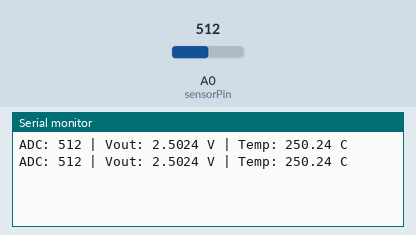
Recording of a sketch running on a simulated Arduino Uno, built with avr-gcc and run on an emulated ATmega328P. Shown: the last lines printed to the serial monitor. The test bench sets the inputs (shaded band); at power-on: A0 (sensorPin) = 512.

Above: at 1.8 s.
1.9 s: A0 (sensorPin) set to 716
At 2.5 s:
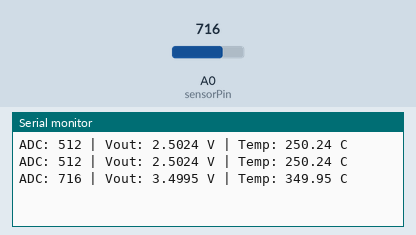
3.4 s: A0 (sensorPin) set to 900
At 4.8 s:
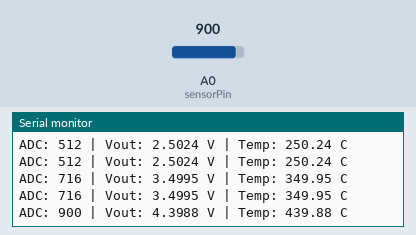
Timing chart, 0 to 6.4 s (numbered marks = the images above; inputs shaded):
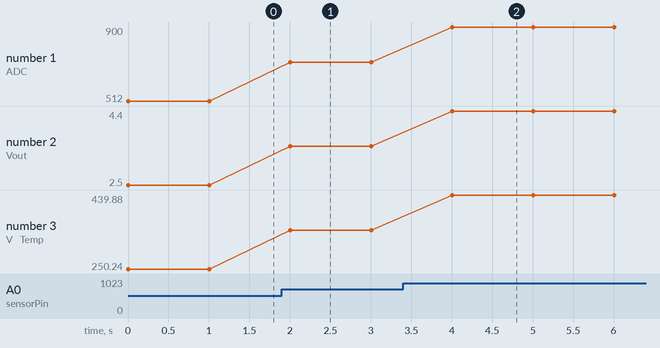

The sketch:

sensor_temperatura_lm35.ino
```cpp
const int sensorPin = A0;

void setup() {
  Serial.begin(9600);
}

void loop() {
  int adc = analogRead(sensorPin);
  float voltaje = (adc * 5.0) / 1023.0;
  float temperatura = voltaje * 100.0;

  Serial.print("ADC: ");
  Serial.print(adc);
  Serial.print(" | Vout: ");
  Serial.print(voltaje, 4);
  Serial.print(" V | Temp: ");
  Serial.print(temperatura, 2);
  Serial.println(" C");

  delay(1000);
}
```

Measured:
- after the input at 1.9 s, the serial monitor: prints a new line after 0.10 s (image 1)
- after the input at 3.4 s, the serial monitor: prints a new line after 0.61 s (image 2)
- plotted number 1: 512 → 716 after the input at 1.9 s, 716 → 900 after the input at 3.4 s
- plotted number 2: 2.5 → 3.5 after the input at 1.9 s, 3.5 → 4.4 after the input at 3.4 s
- plotted number 3: 250.24 → 349.95 after the input at 1.9 s, 349.95 → 439.88 after the input at 3.4 s
